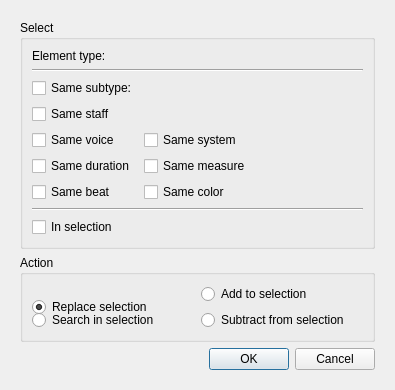
<?xml version="1.0" encoding="UTF-8"?>
<ui version="4.0">
 <class>SelectDialog</class>
 <widget class="QDialog" name="SelectDialog">
  <property name="geometry">
   <rect>
    <x>0</x>
    <y>0</y>
    <width>395</width>
    <height>380</height>
   </rect>
  </property>
  <property name="windowTitle">
   <string>Select</string>
  </property>
  <layout class="QHBoxLayout" name="horizontalLayout">
   <item>
    <layout class="QVBoxLayout" name="verticalLayout">
     <property name="leftMargin">
      <number>9</number>
     </property>
     <property name="topMargin">
      <number>9</number>
     </property>
     <property name="rightMargin">
      <number>9</number>
     </property>
     <property name="bottomMargin">
      <number>9</number>
     </property>
     <item>
      <widget class="QGroupBox" name="select">
       <property name="title">
        <string>Select</string>
       </property>
       <layout class="QGridLayout" name="gridLayout_2">
        <item row="2" column="0">
         <widget class="QCheckBox" name="sameSubtype">
          <property name="text">
           <string>Same subtype:</string>
          </property>
         </widget>
        </item>
        <item row="0" column="1" colspan="2">
         <widget class="QLabel" name="type">
          <property name="focusPolicy">
           <enum>Qt::StrongFocus</enum>
          </property>
         </widget>
        </item>
        <item row="1" column="0" colspan="3">
         <widget class="Line" name="line">
          <property name="orientation">
           <enum>Qt::Horizontal</enum>
          </property>
         </widget>
        </item>
        <item row="3" column="0">
         <widget class="QCheckBox" name="sameStaff">
          <property name="text">
           <string>Same staff</string>
          </property>
         </widget>
        </item>
        <item row="4" column="0">
         <widget class="QCheckBox" name="sameVoice">
          <property name="text">
           <string>Same voice</string>
          </property>
         </widget>
        </item>
        <item row="5" column="0">
         <widget class="QCheckBox" name="sameDuration">
          <property name="text">
           <string>Same duration</string>
          </property>
         </widget>
        </item>
        <item row="2" column="1" colspan="2">
         <widget class="QLabel" name="subtype">
          <property name="focusPolicy">
           <enum>Qt::StrongFocus</enum>
          </property>
         </widget>
        </item>
        <item row="0" column="0">
         <widget class="QLabel" name="label">
          <property name="text">
           <string>Element type:</string>
          </property>
          <property name="buddy">
           <cstring>type</cstring>
          </property>
         </widget>
        </item>
        <item row="6" column="0">
         <widget class="QCheckBox" name="sameBeat">
          <property name="text">
           <string>Same beat</string>
          </property>
         </widget>
        </item>
        <item row="5" column="1">
         <widget class="QCheckBox" name="sameMeasure">
          <property name="text">
           <string>Same measure</string>
          </property>
         </widget>
        </item>
        <item row="4" column="1">
         <widget class="QCheckBox" name="sameSystem">
          <property name="text">
           <string>Same system</string>
          </property>
         </widget>
        </item>
         <item row="6" column="1">
         <widget class="QCheckBox" name="sameColor">
          <property name="text">
           <string>Same color</string>
          </property>
         </widget>
        </item>
        <item row="7" column="0" colspan="3">
         <widget class="Line" name="line2">
          <property name="orientation">
           <enum>Qt::Horizontal</enum>
          </property>
         </widget>
        </item>
        <item row="8" column="0">
         <widget class="QCheckBox" name="inSelection">
          <property name="text">
           <string>In selection</string>
          </property>
         </widget>
        </item>
       </layout>
      </widget>
     </item>
     <item>
      <widget class="QGroupBox" name="action">
       <property name="title">
        <string>Action</string>
       </property>
       <layout class="QGridLayout" name="gridLayout">
        <item row="0" column="0" rowspan="2">
         <widget class="QRadioButton" name="replace">
          <property name="text">
           <string>Replace selection</string>
          </property>
          <property name="checked">
           <bool>true</bool>
          </property>
         </widget>
        </item>
        <item row="0" column="1">
         <widget class="QRadioButton" name="add">
          <property name="text">
           <string>Add to selection</string>
          </property>
         </widget>
        </item>
        <item row="1" column="0">
         <widget class="QRadioButton" name="fromSelection">
          <property name="visible">
           <bool>false</bool>
          </property>
          <property name="text">
           <string>Search in selection</string>
          </property>
         </widget>
        </item>
        <item row="1" column="1">
         <widget class="QRadioButton" name="subtract">
          <property name="text">
           <string>Subtract from selection</string>
          </property>
         </widget>
        </item>
       </layout>
      </widget>
     </item>
     <item>
      <widget class="QDialogButtonBox" name="buttonBox">
       <property name="sizePolicy">
        <sizepolicy hsizetype="Expanding" vsizetype="Expanding">
         <horstretch>0</horstretch>
         <verstretch>0</verstretch>
        </sizepolicy>
       </property>
       <property name="orientation">
        <enum>Qt::Horizontal</enum>
       </property>
       <property name="standardButtons">
        <set>QDialogButtonBox::Cancel|QDialogButtonBox::Ok</set>
       </property>
      </widget>
     </item>
    </layout>
   </item>
  </layout>
 </widget>
 <tabstops>
  <tabstop>type</tabstop>
  <tabstop>sameSubtype</tabstop>
  <tabstop>subtype</tabstop>
  <tabstop>sameStaff</tabstop>
  <tabstop>sameVoice</tabstop>
  <tabstop>sameSystem</tabstop>
  <tabstop>sameDuration</tabstop>
  <tabstop>sameMeasure</tabstop>
  <tabstop>sameBeat</tabstop>
  <tabstop>sameColor</tabstop>
  <tabstop>inSelection</tabstop>
  <tabstop>replace</tabstop>
  <tabstop>add</tabstop>
  <tabstop>subtract</tabstop>
 </tabstops>
 <resources/>
 <connections/>
</ui>
